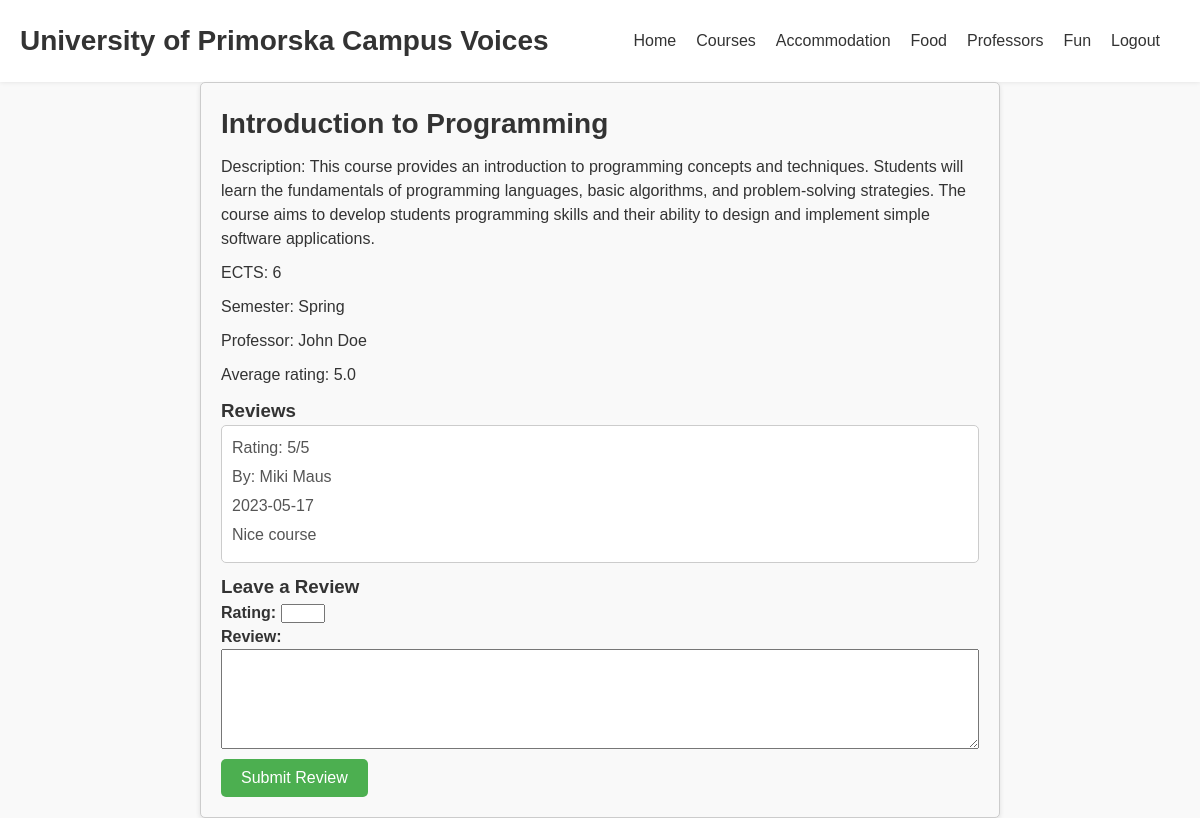
Screenshot of /currentCourse.php?id=1 (signed in) with the database file from the repository.
### tables this page shows
CREATE TABLE `Courses` (
  `id` int(11) NOT NULL,
  `professor_id` int(11) NOT NULL,
  `description` varchar(1000) NOT NULL,
  `name` varchar(255) NOT NULL,
  `link` varchar(255) NOT NULL,
  `ects` int(11) NOT NULL DEFAULT 6,
  `semester` enum('Spring','Winter') NOT NULL
);

CREATE TABLE `Professor` (
  `id` int(11) NOT NULL,
  `name` varchar(20) NOT NULL,
  `surname` varchar(20) NOT NULL,
  `email` varchar(255) NOT NULL,
  `department` varchar(255) NOT NULL
);

CREATE TABLE `CoursesReview` (
  `id` int(11) NOT NULL,
  `user_id` int(11) NOT NULL,
  `course_id` int(11) NOT NULL,
  `body` varchar(255) NOT NULL,
  `stars` int(11) NOT NULL,
  `date` date NOT NULL DEFAULT CURRENT_DATE()
);

CREATE TABLE `User` (
  `id` int(11) NOT NULL,
  `name` varchar(40) NOT NULL,
  `surname` varchar(40) NOT NULL,
  `password` varchar(40) NOT NULL,
  `username` varchar(255) NOT NULL,
  `email` varchar(255) NOT NULL,
  `role` enum('student','professor','admin') DEFAULT NULL
);

### currentCourse.php (the view, shortened to what this page needs)
<?php
include "db_conn.php";
$userid = $_SESSION['id'];
if (isset($_GET['id'])) {
    $courseId = $_GET['id'];
    $query = "SELECT Courses.*, Professor.name AS professor_name, Professor.surname AS professor_surname FROM Courses LEFT JOIN Professor ON Courses.professor_id = Professor.id WHERE Courses.id = $courseId";
    $result = mysqli_query($conn, $query);
    if (mysqli_num_rows($result) > 0) {
        $course = mysqli_fetch_assoc($result);
        $name = $course['name'];
        $description = $course['description'];
        $ects = $course['ects'];
        $semester = $course['semester'];
        $professorName = $course['professor_name'];
        $professorSurname = $course['professor_surname'];
        $reviewsQuery = "SELECT * FROM CoursesReview WHERE course_id = $courseId ORDER BY id DESC";
        $reviewsResult = mysqli_query($conn, $reviewsQuery);
        $totalStars = 0;
        $reviewCount = mysqli_num_rows($reviewsResult);
        while ($review = mysqli_fetch_assoc($reviewsResult)) {
            $totalStars += $review['stars'];
        }
        $averageRating = ($reviewCount > 0) ? $totalStars / $reviewCount : 0;
    include "header.php";
    ?>
    <!DOCTYPE html>
    <html>
    <head>
        <link rel="stylesheet" type="text/css" href="styleCurrentProfessor.css">
        <link rel="stylesheet" type="text/css" href="styleCurrentCourse.css">
    </head>
    <body>
        <div class="current-course">
            <h2><?php echo $name; ?></h2>
            <p>Description: <?php echo $description; ?></p>
            <p>ECTS: <?php echo $ects; ?></p>
            <p>Semester: <?php echo $semester; ?></p>
            <p>Professor: <?php echo $professorName . ' ' . $professorSurname; ?></p>
            <p>Average rating: <?php echo number_format($averageRating, 1); ?></p>
            <h3>Reviews</h3>
            <?php
            $reviewsResult = mysqli_query($conn, $reviewsQuery);
            if ($reviewCount > 0) {
                while ($review = mysqli_fetch_assoc($reviewsResult)) {
                    $reviewBody = $review['body'];
                    $reviewStars = $review['stars'];
                    $reviewUserId = $review['user_id'];
                    $date = $review['date'];
                    $userQuery = "SELECT name, surname FROM User WHERE id = $reviewUserId";
                    $userResult = mysqli_query($conn, $userQuery);
                    $user = mysqli_fetch_assoc($userResult);
                    $reviewUserName = $user['name'];
                    $reviewUserSurname = $user['surname'];
                    ?>
                    <div class="review">
                        <p>Rating: <?php echo $reviewStars; ?>/5</p>
                        <p>By: <?php echo $reviewUserName . ' ' . $reviewUserSurname; ?></p>
                        <p><?php echo $date; ?></p>
                        <p><?php echo $reviewBody; ?></p>
                    </div>
                    <?php
                }
            } else {
                echo '<p>No reviews available.</p>';
            }
            ?>
            <h3>Leave a Review</h3>
            <?php
            $existingReviewQuery = "SELECT * FROM CoursesReview WHERE course_id = $courseId AND user_id = $userid";
            $existingReviewResult = mysqli_query($conn, $existingReviewQuery);
            $existingReviewCount = mysqli_num_rows($existingReviewResult);
            if ($existingReviewCount > 0) {
                $existingReview = mysqli_fetch_assoc($existingReviewResult);
                $existingReviewId = $existingReview['id'];
                $existingReviewStars = $existingReview['stars'];
                $existingReviewBody = $existingReview['body'];
                ?>
                <form action="" method="POST">
                    <input type="hidden" name="review_id" value="<?php echo $existingReviewId; ?>">
                    <label for="stars">Rating:</label>
                    <input type="number" name="stars" min="1" max="5" value="<?php echo $existingReviewStars; ?>" required>
                    <br>
                    <label for="review">Review:</label>
                    <textarea name="review" rows="4" cols="50" required><?php echo $existingReviewBody; ?></textarea>
                    <br>
                    <input type="submit" name="submit" value="Update Review">
                </form>
                <?php
            } else {
                ?>
                <form action="" method="POST">
                    <label for="stars">Rating:</label>
                    <input type="number" name="stars" min="1" max="5" required>
                    <br>
                    <label for="review">Review:</label>
                    <textarea name="review" rows="4" cols="50" required></textarea>
                    <br>
                    <input type="submit" name="submit" value="Submit Review">
                </form>
                <?php
            }
            ?>
        </div>
    </body>
    </html>
    <?php
} else {
    echo '<p>Course not found.</p>';
}
} else {
    echo '<p>No course ID provided.</p>';
    }
    ?>

### styleCurrentProfessor.css (style rules this page uses)
body { font-family: Arial, sans-serif; margin: 0; padding: 0; background-color: #f1f1f1; }
.review { margin-bottom: 20px; padding: 10px; background-color: #f9f9f9; border-radius: 5px; }
.review p { color: #555; font-size: 16px; margin-bottom: 5px; }
form label { font-weight: bold; }
form select, form textarea { width: 100%; padding: 5px; font-size: 14px; margin-bottom: 10px; }
form textarea { height: 100px; }
form input[type="submit"] { background-color: #4CAF50; color: #fff; border: none; padding: 10px 20px; font-size: 16px; cursor: pointer; border-radius: 5px; }

### styleCurrentCourse.css (style rules this page uses)
.current-course { max-width: 800px; margin: 0 auto; padding: 20px; background-color: #f9f9f9; border: 1px solid #ccc; border-radius: 5px; box-shadow: 0 2px 5px rgba(0, 0, 0, 0.1); }
.current-course h2 { font-size: 28px; margin-bottom: 10px; color: #333; }
.current-course p { margin-bottom: 10px; line-height: 1.5; }
.current-course .review { border: 1px solid #ccc; padding: 10px; margin-bottom: 10px; background-color: #fff; border-radius: 5px; }
.current-course .review p { margin-bottom: 5px; }
h2 { font-size: 24px; margin-bottom: 20px; color: #333; }
body { font-family: Arial, sans-serif; font-size: 16px; line-height: 1.5; background-color: #f9f9f9; color: #333; }
* { box-sizing: border-box; margin: 0; padding: 0; }

### rows the page displays
courses: name "Introduction to Programming", description "This course provides an introduction to programming concepts and techniques. Students will learn the fundamentals of programming languages, basic algorithms, and problem-solving strategies. The course aims to develop students programming skills and their ability to design and implement simple software applications.", ects "6", semester "Spring", professor.name "John", professor.surname "Doe"
coursesreview: stars "5", user.name "Miki", user.surname "Maus", date "2023-05-17", body "Nice course"

### other values shown
$averageRating "5.0"
